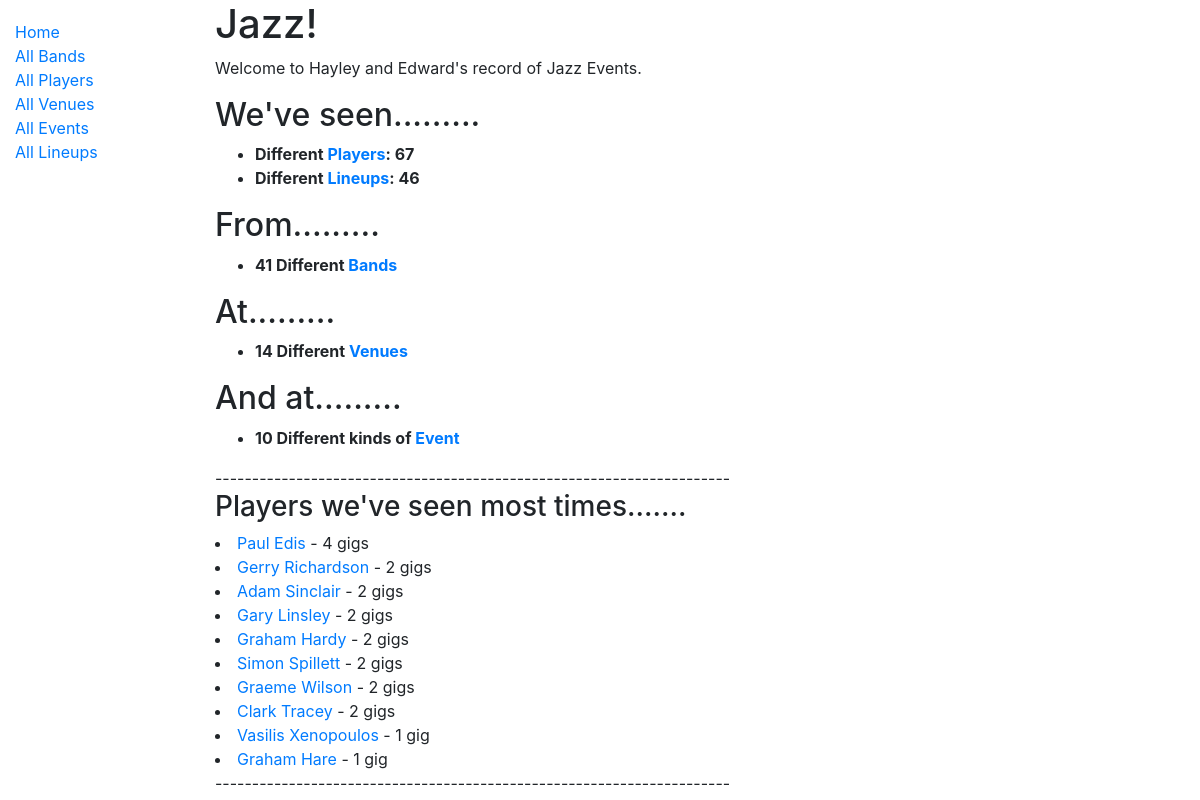
/jazz/, run on the app's committed database.
### jazz/models.py (models this page shows, shortened)
class Player(models.Model):
    first_name = models.CharField(max_length=100)
    nick_name = models.CharField(max_length=100, blank=True, null=True)
    last_name = models.CharField(max_length=100)
    date_of_birth = models.DateField(null=True, blank=True)
    date_of_death = models.DateField('Died', null=True, blank=True)
    instrument = models.ForeignKey(Instrument, on_delete=models.SET_NULL, null=True, blank = True, help_text='Select instrument for this player')
    slug = models.SlugField(blank = True, unique = True) #unique=True, blank = True)
    comments = models.CharField(max_length=500, unique = False, blank = True, null = True)
    player_web = models.URLField('Web Address', blank = True)
    player_wikipedia = models.URLField('Wikipedia Page', blank = True)
    class Meta:
        ordering = ['last_name', 'first_name']

### jazz/views.py (the view)
# urls.py: path('', views.index, name='index'),
def index(request):
    num_players = Player.objects.all().count()
    num_lineups = Lineup.objects.all().count()
    num_bands = Band.objects.all().count()
    num_venus = Venue.objects.all().count()
    num_events = Event.objects.all().count()
    top_players = Lineup.objects.values('player', 'player__first_name', 'player__nick_name', 'player__last_name', 'player__slug').annotate(c=Count('player')).order_by('-c') [:10]
    context = {
        'num_players': num_players,
        'num_lineups': num_lineups,
        'num_bands': num_bands,
        'num_venus': num_venus,
        'num_events': num_events,
        'top_players': top_players,
    }
    return render(request, 'index.html', context=context)

### jazz/templates/index.html (shortened to what this page needs)
{% extends "base_generic.html" %}
{% block content %}
  <h1>Jazz!</h1>
  <p>Welcome to Hayley and Edward's record of Jazz Events.</p>
  <h2>We've seen.........</h2>
    <ul>
    <li><strong>Different <a href="{% url 'players' %}">Players</a>: {{ num_players }}</strong></li>
    <li><strong>Different <a href="{% url 'lineups' %}">Lineups</a>: {{ num_lineups }}</strong></li>
  </ul>
  <h2>From.........</h2>
  <ul>
    <li><strong>{{ num_bands }} Different <a href="{% url 'bands' %}">Bands</a> </strong></li>
  </ul>
  <h2>At.........</h2>
  <ul>
    <li><strong> {{ num_venus }} Different <a href="{% url 'venues' %}">Venues</a></strong></li>
  </ul>
  <h2>And at.........</h2>
  <ul>
    <li><strong> {{ num_events }} Different kinds of <a href="{% url 'events' %}">Event</a></strong></li>
  </ul>
  ----------------------------------------------------------------------
  <h3>Players we've seen most times.......</h3>
    {% for person in top_players %}
      <li>
         <a href="{% url 'player-detail' person.player__slug %}">
			                         {{ person.player__first_name }}
	                                 {{ person.player__last_name }} </a>
                                     - {{ person.c }}
                                     {% if person.c == 1 %} {{ "gig" }} {% endif %}
                                     {% if person.c != 1 %} {{ "gigs" }} {% endif %}
      </li>
    {% endfor %}
  ----------------------------------------------------------------------
{% endblock %}

### data on the page
Player: player__first_name "Paul", player__last_name "Edis", c "4", value "gigs"
Player: player__first_name "Gerry", player__last_name "Richardson", c "2", value "gigs"
Player: player__first_name "Adam", player__last_name "Sinclair", c "2", value "gigs"
Player: player__first_name "Gary", player__last_name "Linsley", c "2", value "gigs"
Player: player__first_name "Graham", player__last_name "Hardy", c "2", value "gigs"
Player: player__first_name "Simon", player__last_name "Spillett", c "2", value "gigs"
Player: player__first_name "Graeme", player__last_name "Wilson", c "2", value "gigs"
Player: player__first_name "Clark", player__last_name "Tracey", c "2", value "gigs"
Player: player__first_name "Vasilis", player__last_name "Xenopoulos", c "1", value "gig"
Player: player__first_name "Graham", player__last_name "Hare", c "1", value "gig"

### other printed values
{{ num_players }} "67"
{{ num_lineups }} "46"
{{ num_bands }} "41"
{{ num_venus }} "14"
{{ num_events }} "10"
